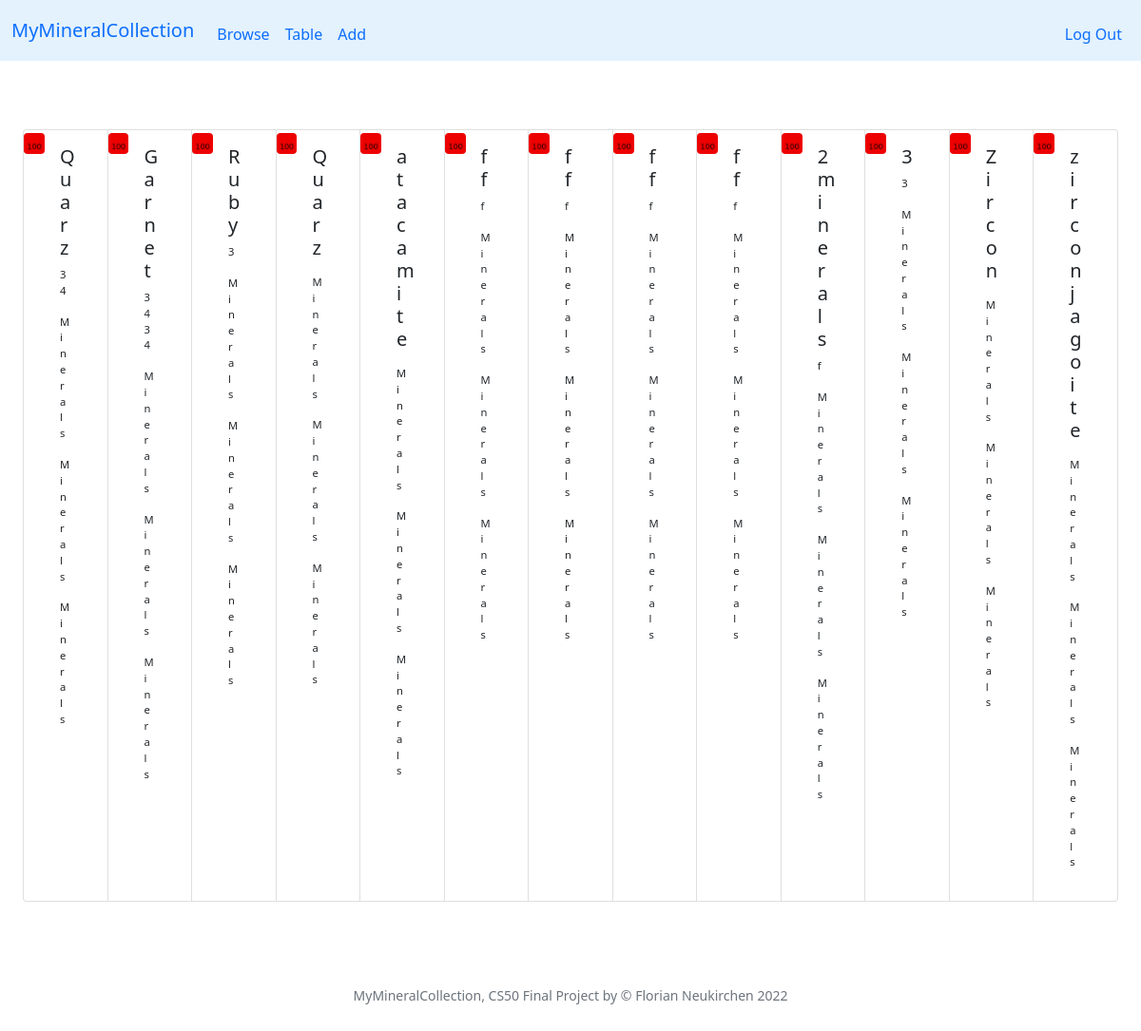
/ (signed in), run on the app's committed database.
### tables this page shows
CREATE TABLE specimen (id INTEGER PRIMARY KEY AUTOINCREMENT NOT NULL, user_id INTEGER NOT NULL, my_id TEXT, title TEXT, locality TEXT, day INTEGER, month INTEGER, year INTEGER, storage TEXT, timestamp TEXT, thumbnail TEXT);

### app.py (the view)
@app.route("/")
@login_required
def index():
    rows = db.execute("SELECT * FROM specimen WHERE user_id = ?", session["user_id"])
    return render_template("cards.html", rows=rows)

### app.py (called while the page is built)
@app.after_request
def after_request(response):
    response.headers["Cache-Control"] = "no-cache, no-store, must-revalidate"
    response.headers["Expires"] = 0
    response.headers["Pragma"] = "no-cache"
    return response

### helpers.py (called while the page is built)
def login_required(f):
    @wraps(f)
    def decorated_function(*args, **kwargs):
        if session.get("user_id") is None:
            return redirect("/login")
        return f(*args, **kwargs)
    return decorated_function

### templates/cards.html (shortened to what this page needs)
{% extends "layout.html" %}
{% block main %}
<div class="container-fluid py-4 text-center">
    <div class="card-group">
        {% for row in rows %}
        <div class="card mb-3" style="max-width: 540px;">
            <div class="row g-0">
              <div class="col-md-3">
                <img src="static/100.png" class="img-fluid rounded" alt="...">
              </div>
              <div class="col-md-4">
                <div class="card-body text-start card-smaller">
                    <h5 class="card-title">{{ row['title'] }}</h5>
                    <p class="card-text">{{ row['my_id'] }}</p>
                    <p class="card-text">Minerals</p>
                    <p class="card-text">Minerals</p>
                    <p class="card-text">Minerals</p>
                </div>
              </div>
            </div>
          </div>
        {% endfor %}
    </div>
</div>
{% endblock %}

### templates/layout.html (shortened to what this page needs)
<!DOCTYPE html>
<html lang="en">
    <head>
        <link href="https://cdn.jsdelivr.net/npm/bootstrap@5.1.3/dist/css/bootstrap.min.css" rel="stylesheet">
        <link href="/static/styles.css" rel="stylesheet">
    </head>
    <body>
        <nav class="navbar navbar-expand-md myblue">
            <div class="container-fluid">
                <a class="navbar-brand" href="/">MyMineralCollection</a>
                <div class="collapse navbar-collapse" id="navbar">
                    {% if session["user_id"] %}
                        <ul class="navbar-nav me-auto mt-2">
                            <li class="nav-item"><a class="nav-link" href="/">Browse</a></li>
                            <li class="nav-item"><a class="nav-link" href="/table">Table</a></li>
                            <li class="nav-item"><a class="nav-link" href="/add">Add</a></li>
                        </ul>
                        <ul class="navbar-nav ms-auto mt-2">
                            <li class="nav-item"><a class="nav-link" href="/logout">Log Out</a></li>
                        </ul>
                    {% else %}
                        <ul class="navbar-nav ms-auto mt-2">
                            <li class="nav-item"><a class="nav-link" href="/register">Register</a></li>
                            <li class="nav-item"><a class="nav-link" href="/login">Log In</a></li>
                        </ul>
                    {% endif %}
                </div>
            </div>
        </nav>
        <main class="container-fluid py-5 text-center">
            {% block main %}{% endblock %}
        </main>
        <footer class="mb-5 small text-center text-muted">
            MyMineralCollection, CS50 Final Project by &#169; Florian Neukirchen 2022
        </footer>
    </body>
</html>

### static/styles.css (style rules this page uses)
.myblue { background-color: #e3f2fd; }
.card-smaller { font-size: 70%; }

### data on the page
specimen: title "Quarz", my_id "34"
specimen: title "Garnet", my_id "3434"
specimen: title "Ruby", my_id "3"
specimen: title "Quarz"
specimen: title "atacamite"
specimen: title "ff", my_id "f"
specimen: title "ff", my_id "f"
specimen: title "ff", my_id "f"
specimen: title "ff", my_id "f"
specimen: title "2 minerals", my_id "f"
specimen: title "3", my_id "3"
specimen: title "Zircon"
specimen: title "zircon jagoite"
